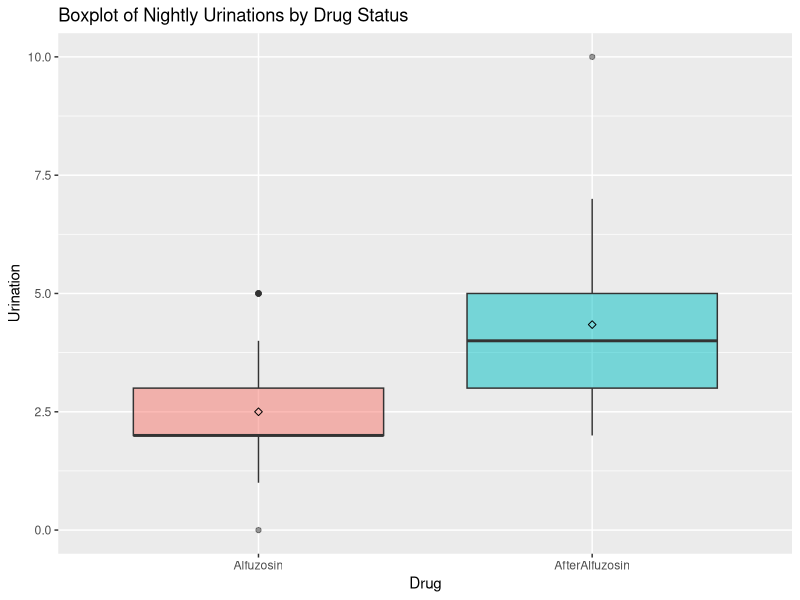

Recreate this plot in R. (Note: this script raises an error after producing the figure.)
## ---- chunk 1
library(psych)
library(ggplot2)
## ---- chunk 2
## Inputting the data

Alfuzosin <- c(1, 1, 2, 2, 3, 1, 0, 3, 3, 2, 5, 2, 1, 3, 2, 1, 1, 2, 1, 2, 2, 2, 2, 1, 1, 5, 1, 2, 3, 1, 2, 5, 1, 5, 3, 3, 3, 2, 5, 2, 3, 4, 3, 4, 5, 3, 4, 3, 2, 3, 5, 2, 2, 3)
AfterAlfuzosin <- c(10, 7, 4, 4, 3, 5, 6, 7, 7, 3, 5, 2, 4, 4, 6, 3, 6, 2, 5, 3, 5, 2, 4, 2, 3, 6, 4, 5, 4, 7, 4, 3, 3, 4, 2, 4, 4, 3)
Drug <- vector()
i <- 1
repeat{ if(i <= length(Alfuzosin))
  {Drug[i] = 0}
    else if(i <= length(Alfuzosin) + length(AfterAlfuzosin))
  {Drug[i] = 1}
  i <- i+1
  if(i > length(Alfuzosin) + length(AfterAlfuzosin)) break()
}
Drug <- factor(Drug, 
               levels = c(0, 1), 
               labels = c("Alfuzosin", "AfterAlfuzosin"))
Urination <- c(Alfuzosin, AfterAlfuzosin)
UrinationData <- data.frame(Urination, Drug)
## ---- chunk 3
ggplot(UrinationData, aes(x = Drug, y = Urination, fill = Drug)) +
  geom_boxplot(alpha = 0.5) + 
  stat_summary(fun.y = mean, geom = "point", shape = 5) +
  guides(fill = FALSE) +
  ggtitle("Boxplot of Nightly Urinations by Drug Status")
dev.off() 
## ---- chunk 4
options(digits = 3)
# Descriptives
descriptives <- describeBy(UrinationData$Urination, group = Drug)

# Tests

f.test <- var.test(UrinationData$Urination ~ UrinationData$Drug)
t.test <- t.test(UrinationData$Urination ~ UrinationData$Drug, alternative = "two.sided", paired = F, conf.level = 0.95, var.equal = FALSE)

x <- 0
p.value <- function(x) {
    if(x < 0.001) {
      x <- "< 0.001"
    } else {
      x <- cat("= ", x, sep = "")
  }
  return(x)
}

